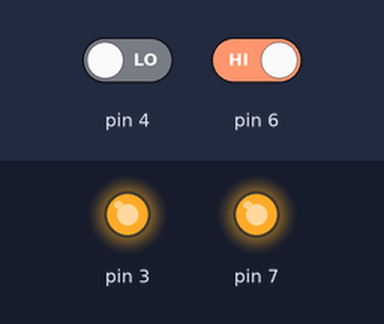
Recording of a sketch running on a simulated Arduino Uno, built with avr-gcc and run on an emulated ATmega328P. Shown: output pins drawn as LEDs (lit = HIGH). The inputs (shaded band) are chosen by the test bench; at power-on: pin 4 LOW, pin 6 HIGH.

Above: at 1.2 s.
1.3 s: pin 4 driven HIGH
At 2.5 s:
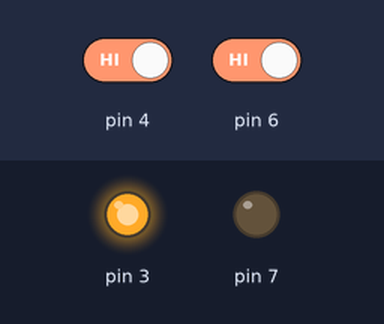
2.8 s: pin 4 driven LOW
At 3.8 s:
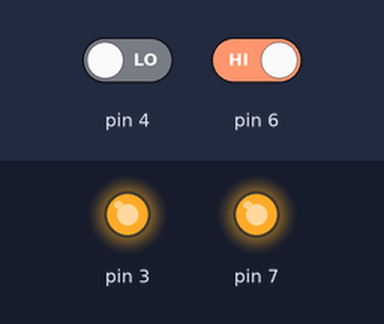
4.3 s: pin 6 driven LOW
At 5.0 s:
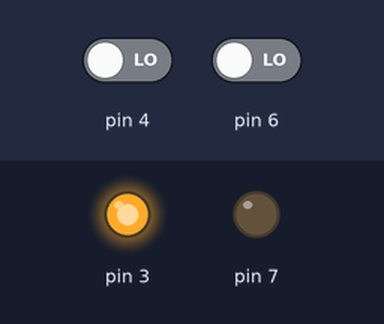
Timing chart, 0 to 7.3 s (numbered marks = the images above; inputs shaded):
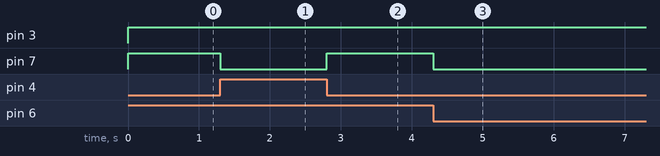

The sketch:

XOR2.ino
```cpp
void setup() {
pinMode(3, OUTPUT);
pinMode(7, OUTPUT);
}

void loop() {
digitalWrite(3, HIGH);
int state1 = digitalRead(4);
int state2 = digitalRead(6);

if ((state1==1&&state2==0)||(state1==0&&state2==1)) {
  digitalWrite(7, HIGH);
}
else {
  digitalWrite(7, LOW);
}
}
```

Measured:
- after the input at 1.3 s, pin 7: HIGH → LOW at once
- after the input at 2.8 s, pin 7: LOW → HIGH at once
- after the input at 4.3 s, pin 7: HIGH → LOW at once
